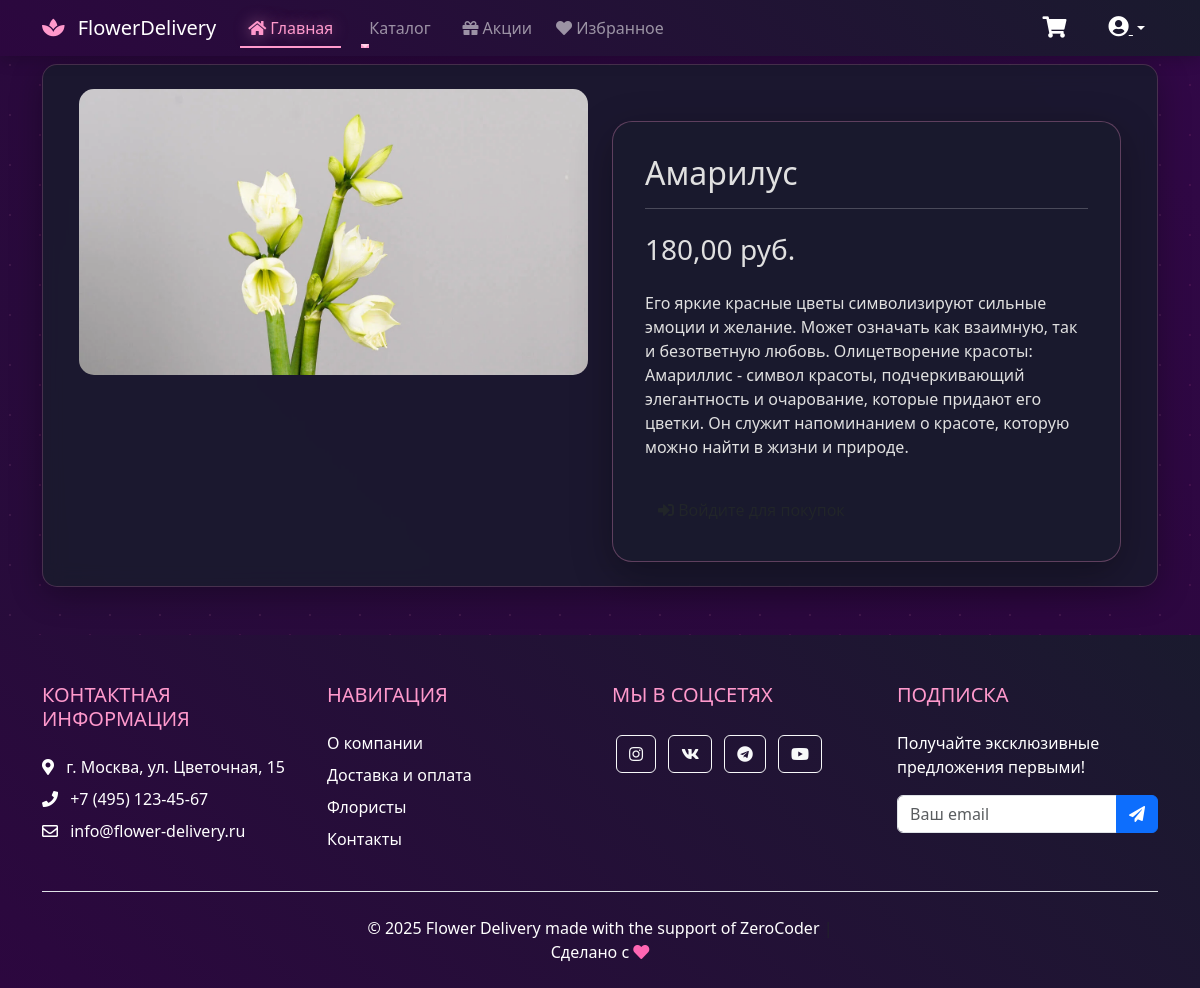
The page /products/1/ on the database as committed earlier.
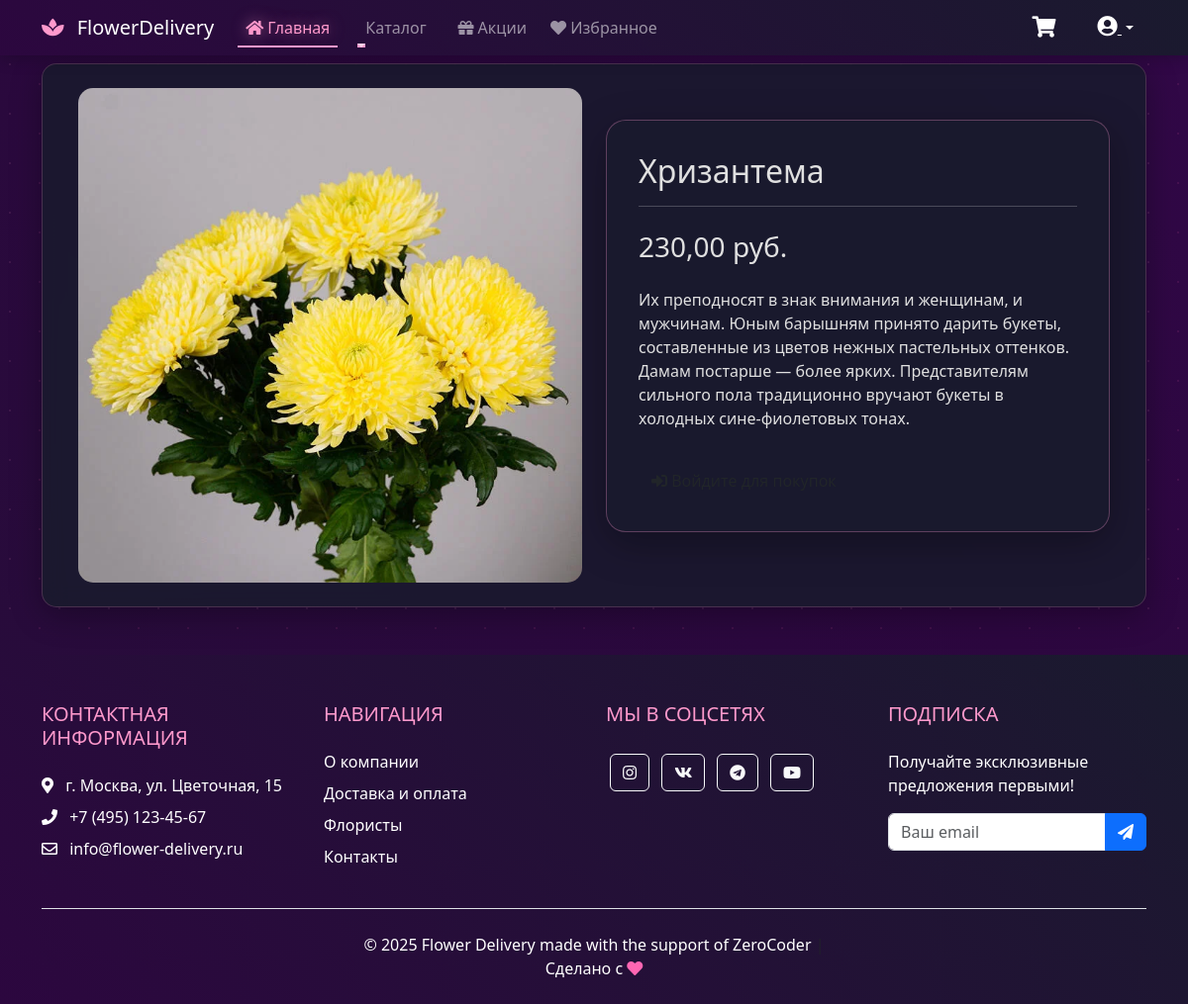
The same page on the database as committed later.
### flower_app/models.py (models this page shows)
class Product(models.Model):
    CATEGORY_CHOICES = [
        ('product', 'Свежие цветы'),
        ('bouquet', 'Букеты'),
        ('gorshok', 'Комнатные цветы'),
    ]
    category = models.CharField(
        max_length=10,
        choices=CATEGORY_CHOICES,
        default='product'
    )
    name = models.CharField(max_length=100)
    price = models.DecimalField(max_digits=6, decimal_places=2)
    description = models.TextField()
    image = models.ImageField(upload_to='products/')

### flower_app/views.py (the view)
# urls.py: path('products/<int:pk>/', product_detail, name='product-detail'),
def product_detail(request, pk):
    product = get_object_or_404(Product, pk=pk)
    return render(request, 'flower_app/product_detail.html', {'product': product})

### flower_app/context_processors.py (called while the page is built)
def favorites(request):
    if request.user.is_authenticated:
        return {
            'user_favorites': Favorite.objects.filter(user=request.user).values_list('product_id', flat=True)
        }
    return {}

### flower_app/templates/flower_app/product_detail.html (shortened to what this page needs)
{% extends 'flower_app/base.html' %}
{% block content %}
<div class="container">
    <div class="row">
        <div class="col-md-6">
            <img src="{{ product.image.url }}" class="product-image" alt="{{ product.name }}">
        </div>
        <div class="col-md-6 product-info">
            <div class="product-detail-container">
                <h2>{{ product.name }}</h2>
                <hr>
                <h3 class="my-4">{{ product.price }} руб.</h3>
                <p>{{ product.description }}</p>
                <div class="product-actions">
                    {% if user.is_authenticated %}
                        <form action="{% url 'flower_app:add-to-cart' product.id %}" method="post">
                            {% csrf_token %}
                            <button type="submit" class="btn btn-custom">
                                <i class="fas fa-shopping-cart"></i> В корзину
                            </button>
                        </form>
                        <form action="{% url 'flower_app:favorite-add' product.id %}" method="post">
                            {% csrf_token %}
                            <button type="submit" class="btn btn-outline-custom">
                                <i class="fas fa-heart"></i> В избранное
                            </button>
                        </form>
                    {% else %}
                        <a href="{% url 'login' %}?next={{ request.path }}" class="btn btn-custom">
                            <i class="fas fa-sign-in-alt"></i> Войдите для покупок
                        </a>
                    {% endif %}
                </div>
            </div>
        </div>
    </div>
</div>
{% endblock %}

Rows that differ between the two databases and show on the page:
changed Product: image: a different picture; name "Амарилус" → "Хризантема"; price "180,00" → "230,00"; description "Его яркие красные цветы символизируют сильные эмоции и желание. Может означать как взаимную, так и безответную любовь. Олицетворение красоты: Амариллис - символ красоты, подчеркивающий элегантность и очарование, которые придают его цветки. Он служит напоминанием о красоте, которую можно найти в жизни и природе." → "Их преподносят в знак внимания и женщинам, и мужчинам. Юным барышням принято дарить букеты, составленные из цветов нежных пастельных оттенков. Дамам постарше — более ярких. Представителям сильного пола традиционно вручают букеты в холодных сине-фиолетовых тонах."
